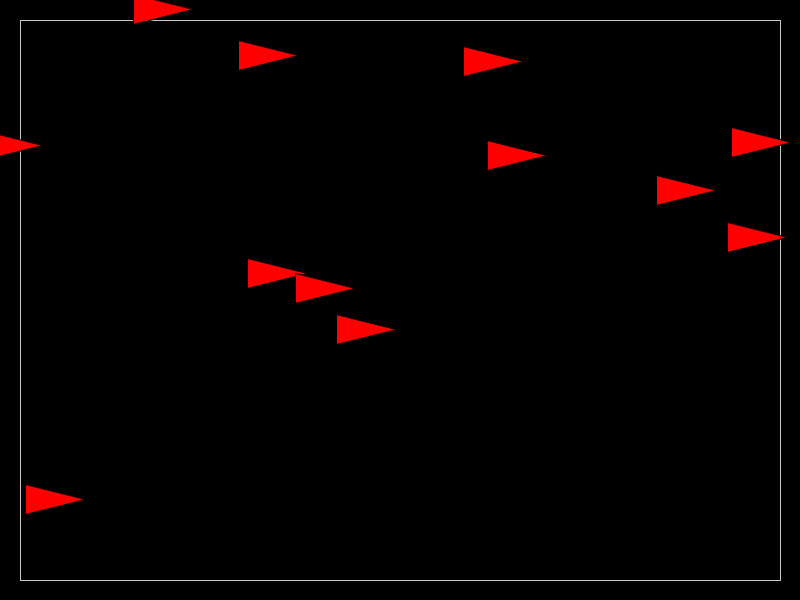
Frame 1 (no input)
Frame 60 (the mouse pressed at the canvas centre just before this capture): identical to frame 1, image omitted
Frame 120 (the mouse held since frame 60 and released just before this capture): identical to frame 1, image omitted

The Processing sketch that drew this single still picture (run headless with seeded random() and noise(); from frame 60 on, the mouse is pressed at the canvas centre):

// Processing sketch: Ejercicio1
// ── Ejercicio1.pde
int TRIANGLE_COUNT = 12;
float TRIANGLE_SIZE = 15;
ArrayList<Agent> agents = new ArrayList<Agent>();

void setup() {
  size(800, 600);
  frameRate(60);
  for (int i = 0; i < TRIANGLE_COUNT; i++) {
    float x = random(width);
    float y = random(height);
    agents.add(new Agent(#FF0000, new PVector(x, y)));
  }
}

void keyPressed() {
    if (key == '0') {
    for (Agent a : agents) {
      a.setBehavior("wallAvoidance");
    }
  }
  if (key == '1') {
    for (Agent a : agents) {
      a.setBehavior("seek");
    }
  }
  if (key == '2') {
    for (Agent a : agents) {
      a.setBehavior("flee");
    }
  }
  if (key == '3') {
    for (Agent a : agents) {
      a.setBehavior("arrive");
    }
  }
  if (key == '4') {
    for (Agent a : agents) {
      a.setBehavior("separation");
    }
  }
}

void draw() {
  background(000);
  stroke(200); 
  noFill();
  int offset = 20; 
  rect(offset, offset, width - 2 * offset, height - 2 * offset);
  
  for (Agent a : agents) {
    a.update();
    a.show(); 
    PVector mouse = new PVector(mouseX, mouseY);
    PVector force = new PVector(0, 0);
    if (a.behaviors.get("seek")) {
      force.add(a.seek(mouse));
     
    }
    if (a.behaviors.get("flee")) {
      force.add(a.flee(mouse).mult(1.5));
    }
    if (a.behaviors.get("arrive")) {
      force.add(a.arrive(mouse));
    }
    if (a.behaviors.get("wallAvoidance")) {
      force.add(a.wallAvoidance().mult(5));
    }
    if (a.behaviors.get("separation")) {
      PVector sep = a.separate(agents);
      sep.mult(1.5);
      force.add(sep);
    }
    a.applyForce(force);
    }
  }

// ── Obstacle.pde
class Obstacle {
  PVector position;
  float radius;
  
  Obstacle(float x, float y, float r) {
    this.position = new PVector(x, y);
    this.radius = r;
  }
  
  void show() {
    fill(200, 50, 50, 150);
    stroke(255, 100, 100);
    strokeWeight(2);
    circle(this.position.x, this.position.y, this.radius * 2);
  }
}

// ── agent.pde
class Agent {
    color c = #FF0000; // Color rojo
    float r = 6;
    float maxspeed = 8;
    PVector velocity = new PVector(0, 0);
    PVector acceleration = new PVector(0, 0);
    PVector position = new PVector(0, 0);
    float maxforce = 0.2;
    HashMap<String, Boolean> behaviors = new HashMap<String, Boolean>();

  Agent(color c, PVector position) {
    this.c = c;
    this.position = position;
    this.r = TRIANGLE_SIZE;
    this.behaviors.put("seek", false);
    this.behaviors.put("flee", false);
    this.behaviors.put("arrive", false);
    this.behaviors.put("wander", false);
    this.behaviors.put("pursue", false);
    this.behaviors.put("evade", false);
    this.behaviors.put("pathFollow", false);
    this.behaviors.put("obstacleAvoidance", false);
    this.behaviors.put("wallAvoidance", false);
    this.behaviors.put("separation", false);
    this.behaviors.put("alignment", false);
    this.behaviors.put("cohesion", false);
  }

  void setBehavior(String behavior) {
    if (this.behaviors.containsKey(behavior)) {
      this.behaviors.put(behavior, !this.behaviors.get(behavior));
    }
  }

  void update() {
    this.velocity.add(this.acceleration);
    this.velocity.limit(this.maxspeed);
    this.position.add(this.velocity);
    this.acceleration.mult(0);
  }

  PVector seek(PVector target) {
    PVector desired = PVector.sub(target, this.position);
    desired.setMag(this.maxspeed);
    PVector steer = PVector.sub(desired, this.velocity);
    steer.limit(this.maxforce);
    return steer;
  }

  PVector flee(PVector target) {
    PVector desired = PVector.sub(this.position, target);
    desired.setMag(this.maxspeed);
    PVector steer = PVector.sub(desired, this.velocity);
    steer.limit(this.maxforce);
    return steer;
  }

  PVector arrive(PVector target) {
    PVector desired = PVector.sub(target, this.position);
    float d = desired.mag();

    if (d < 100) {

      float m = map(d, 0, 100, 0, this.maxspeed);
      desired.setMag(m);
    } else {
      desired.setMag(this.maxspeed);
    }

    PVector steer = PVector.sub(desired, this.velocity);
    steer.limit(this.maxforce);
    return steer;
  }

  PVector wallAvoidance() {
    PVector desired = null;
    PVector steer = new PVector(0, 0);
    float offset = 20;
    if (this.position.x < offset) {
      desired = new PVector(this.maxspeed, this.velocity.y);
    } else if (this.position.x > width - offset) {
      desired = new PVector(-this.maxspeed, this.velocity.y);
    }
    if (this.position.y < offset) {
      desired = new PVector(this.velocity.x, this.maxspeed);
    } else if (this.position.y > height - offset) {
      desired = new PVector(this.velocity.x, -this.maxspeed);
    }
    if (desired != null) {
      desired.normalize();
      desired.mult(this.maxspeed);
      steer = PVector.sub(desired, this.velocity);
      steer.limit(this.maxforce);
    }
    return steer;
  }

  PVector separate(ArrayList<Agent> agents) {
    float desiredSeparation = this.r * 5;
    PVector sum = new PVector(0, 0);
    PVector steer = new PVector(0, 0);
    int count = 0;
    for (Agent other : agents) {
      float d = PVector.dist(this.position, other.position);
      if (this != other && d < desiredSeparation) {
        PVector diff = PVector.sub(this.position, other.position);
        diff.setMag(1.0 / d);
        sum.add(diff);
        count++;
      }
    }
    if (count > 0) {
      sum.setMag(this.maxspeed);
      steer = PVector.sub(sum, this.velocity);
      steer.limit(this.maxforce);
    }
    return steer;
  }

  void applyForce(PVector force) {
    this.acceleration.add(force);
  }

  void show() {
    float angle = this.velocity.heading();
    fill(this.c);
    stroke(0);
    push();
    translate(this.position.x, this.position.y);
    rotate(angle);
    beginShape();
    vertex(this.r * 2, 0);
    vertex(-this.r * 2, -this.r);
    vertex(-this.r * 2, this.r);
    endShape(CLOSE);
    pop();

  }

}
